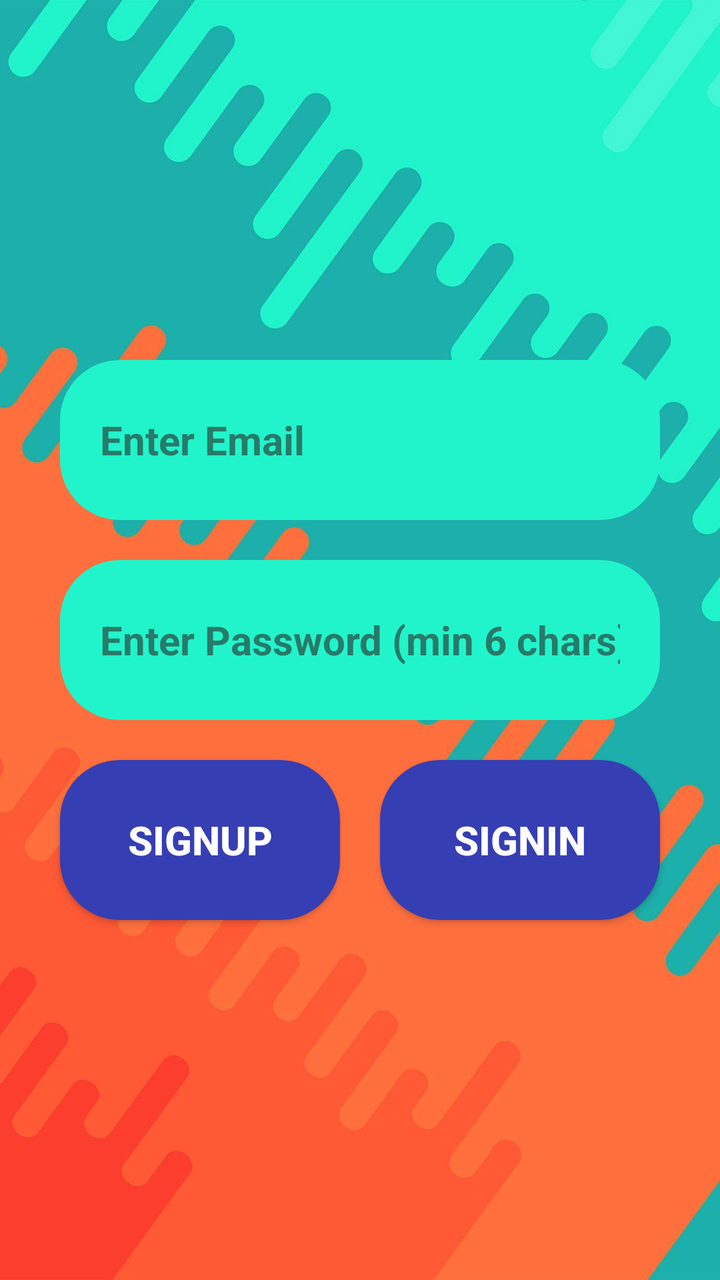
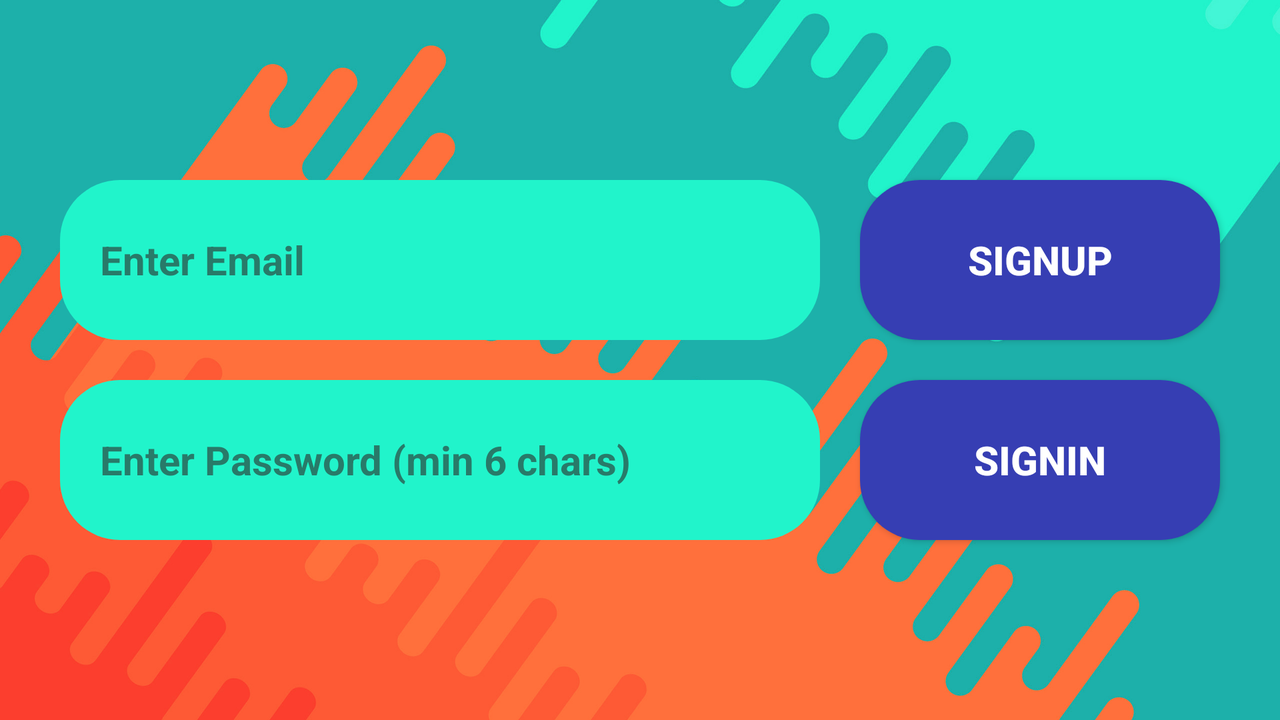

An Android layout and its configuration variant, each rendered on a device that would load it. The default file and the variant file are quoted in full after the pictures.
<!-- AndroidManifest.xml: application theme Theme.AndroQuiz -->
<!-- res/layout/activity_login.xml -->
<?xml version="1.0" encoding="utf-8"?>
<LinearLayout xmlns:android="http://schemas.android.com/apk/res/android"
    xmlns:tools="http://schemas.android.com/tools"
    android:layout_width="match_parent"
    android:layout_height="match_parent"
    android:orientation="vertical"
    android:gravity="center"
    android:padding="20dp"
    android:background="@drawable/theme_quiz"
    tools:context=".LoginActivity">

    <EditText
        android:id="@+id/email"
        android:textColor="#000000"
        android:textSize="20sp"
        android:textStyle="bold"
        android:hint="Enter Email"
        android:textColorHint="#287a69"
        android:layout_width="match_parent"
        android:layout_height="80dp"
        android:layout_margin="10dp"
        android:background="@drawable/light_turquoise"
        android:padding="20dp"/>

    <EditText
        android:id="@+id/password"
        android:layout_width="match_parent"
        android:layout_height="80dp"
        android:layout_margin="10dp"
        android:background="@drawable/light_turquoise"
        android:hint="Enter Password (min 6 chars)"
        android:inputType="textPassword"
        android:padding="20dp"
        android:textColor="#000000"
        android:textColorHint="#287a69"
        android:textSize="20sp"
        android:textStyle="bold" />

    <LinearLayout
        android:layout_width="match_parent"
        android:layout_height="wrap_content">

        <androidx.appcompat.widget.AppCompatButton
            android:id="@+id/signup"
            android:layout_width="0dp"
            android:layout_height="80dp"
            android:layout_margin="10dp"
            android:layout_weight="1"
            android:background="@drawable/navy_blue"
            android:onClick="registerHandler"
            android:padding="10dp"
            android:text="signup"
            android:textColor="#ffffff"
            android:textSize="20sp"
            android:textStyle="bold" />

        <androidx.appcompat.widget.AppCompatButton
            android:id="@+id/signin"
            android:layout_width="0dp"
            android:layout_height="80dp"
            android:layout_margin="10dp"
            android:layout_weight="1"
            android:background="@drawable/navy_blue"
            android:onClick="loginHandler"
            android:padding="10dp"
            android:text="signin"
            android:textColor="#ffffff"
            android:textSize="20sp"
            android:textStyle="bold" />
    </LinearLayout>

</LinearLayout>
<!-- resources referenced by this layout -->
<resources>
  <!-- drawable light_turquoise (drawable) -->
  <?xml version="1.0" encoding="utf-8"?>
      <shape xmlns:android="http://schemas.android.com/apk/res/android"
          android:shape="rectangle" android:padding="10dp">
          <solid android:color="#21f4cb"/>
          <corners android:radius="30dp"/>
      </shape>
  <!-- drawable navy_blue (drawable) -->
  <?xml version="1.0" encoding="utf-8"?>
      <shape xmlns:android="http://schemas.android.com/apk/res/android"
      android:shape="rectangle" android:padding="10dp">
      <solid android:color="#363eb3"/>
      <corners android:radius="30dp"/>
      </shape>
  <!-- drawable theme_quiz: jpg bitmap (drawable, 71284 bytes) -->
  <!-- from res/values-v27/ -->
  <style name="Theme.AndroQuiz" parent="Theme.Design.NoActionBar">
          <item name="android:statusBarColor" tools:targetApi="l">?attr/colorPrimaryVariant</item>
          <item name="android:windowFullscreen">true</item>
          <item name="android:windowLayoutInDisplayCutoutMode">shortEdges</item>
          <item name="android:windowTranslucentStatus">true</item>
          <item name="android:windowTranslucentNavigation">true</item>
      </style>
</resources>
<!-- res/layout-land/activity_login.xml (the repository's variant of the layout above) -->
<!-- drawn on the phone turned sideways -->
<?xml version="1.0" encoding="utf-8"?>
<LinearLayout xmlns:android="http://schemas.android.com/apk/res/android"
    xmlns:tools="http://schemas.android.com/tools"
    android:layout_width="match_parent"
    android:layout_height="match_parent"
    android:gravity="center"
    android:padding="20dp"
    android:background="@drawable/theme_quiz_land"
    tools:context=".LoginActivity">

    <LinearLayout
        android:layout_width="0dp"
        android:layout_height="wrap_content"
        android:layout_weight="1"
        android:orientation="vertical">

        <EditText
            android:id="@+id/email"
            android:layout_width="match_parent"
            android:layout_height="80dp"
            android:layout_margin="10dp"
            android:background="@drawable/light_turquoise"
            android:hint="Enter Email"
            android:textColorHint="#287a69"
            android:padding="20dp"
            android:textColor="#000000"
            android:textSize="20sp"
            android:textStyle="bold" />

        <EditText
            android:id="@+id/password"
            android:layout_width="match_parent"
            android:layout_height="80dp"
            android:layout_margin="10dp"
            android:background="@drawable/light_turquoise"
            android:hint="Enter Password (min 6 chars)"
            android:padding="20dp"
            android:textColor="#000000"
            android:textColorHint="#287a69"
            android:textSize="20sp"
            android:textStyle="bold" />

    </LinearLayout>

    <LinearLayout
        android:layout_width="0dp"
        android:layout_height="wrap_content"
        android:layout_weight="0.5"
        android:orientation="vertical">

        <androidx.appcompat.widget.AppCompatButton
            android:id="@+id/signup"
            android:layout_width="match_parent"
            android:layout_height="80dp"
            android:layout_margin="10dp"
            android:layout_weight="1"
            android:background="@drawable/navy_blue"
            android:onClick="registerHandler"
            android:padding="10dp"
            android:text="signup"
            android:textColor="#ffffff"
            android:textSize="20sp"
            android:textStyle="bold" />

        <androidx.appcompat.widget.AppCompatButton
            android:id="@+id/signin"
            android:layout_width="match_parent"
            android:layout_height="80dp"
            android:layout_margin="10dp"
            android:layout_weight="1"
            android:background="@drawable/navy_blue"
            android:onClick="loginHandler"
            android:padding="10dp"
            android:text="signin"
            android:textColor="#ffffff"
            android:textSize="20sp"
            android:textStyle="bold" />

    </LinearLayout>

</LinearLayout>
<!-- resources referenced by the variant -->
<!-- as the phone turned sideways resolves them -->
<resources>
  <!-- drawable light_turquoise (drawable) -->
  <?xml version="1.0" encoding="utf-8"?>
      <shape xmlns:android="http://schemas.android.com/apk/res/android"
          android:shape="rectangle" android:padding="10dp">
          <solid android:color="#21f4cb"/>
          <corners android:radius="30dp"/>
      </shape>
  <!-- drawable navy_blue (drawable) -->
  <?xml version="1.0" encoding="utf-8"?>
      <shape xmlns:android="http://schemas.android.com/apk/res/android"
      android:shape="rectangle" android:padding="10dp">
      <solid android:color="#363eb3"/>
      <corners android:radius="30dp"/>
      </shape>
  <!-- drawable theme_quiz_land: jpg bitmap (drawable, 305588 bytes) -->
  <!-- from res/values-v27/ -->
  <style name="Theme.AndroQuiz" parent="Theme.Design.NoActionBar">
          <item name="android:statusBarColor" tools:targetApi="l">?attr/colorPrimaryVariant</item>
          <item name="android:windowFullscreen">true</item>
          <item name="android:windowLayoutInDisplayCutoutMode">shortEdges</item>
          <item name="android:windowTranslucentStatus">true</item>
          <item name="android:windowTranslucentNavigation">true</item>
      </style>
</resources>
